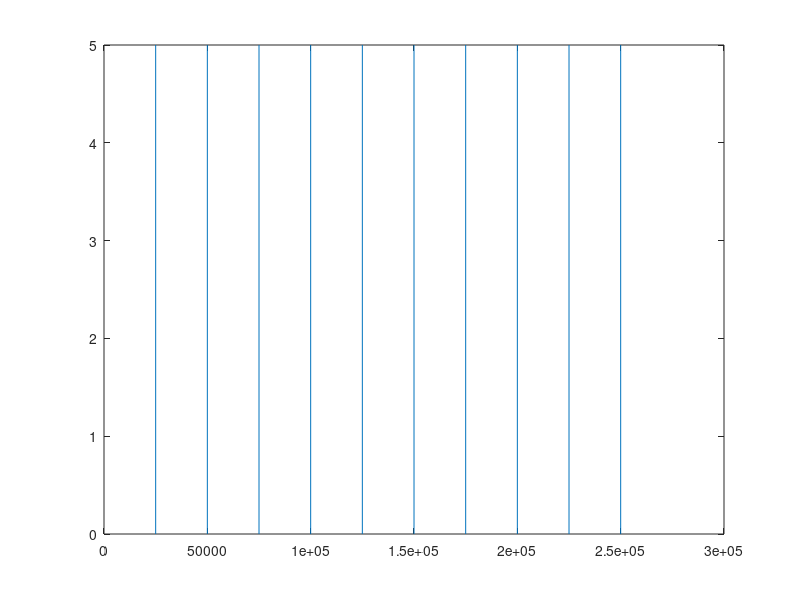

This figure's MATLAB source:
%P=1
%t(P,1)=[90:0.01:450]'
clc
clear all
fs=input('Sampling frequency of sound? (khz)\n note;should be between 5-44 \n')*1000 ; %fs is the sampling frequency of the output sound in datapoint-per-second.default is 8192 Hz, or 8192 datapoint of sound in every second.(5k-44k)
ipseconds=input('Initial pause before sound sequence?(seconds)\n'); %initial pause in seconds
p0=1+(ipseconds*fs);  %p0 is the initial pause, has to be a minimum of 1(almost zero)
z0{1,1}(p0,1)=0;  %creating the column of zeros in the z0 cell
soundseconds=input('Length of sound step?(seconds)\n'); %the length of the sound pulse in seconds
dp=soundseconds*fs; %number of data points.
t(1:dp,1)=1 ; %this is the length of the signal step, in "data points"
A=input('What is the amplitude of the sound pulse?(should be between -1 to 1) \n'); %this is the amplitude
W={A*t};
pseconds=input('Pause after each sound step?(seconds) \n') ; %pause after each sound pulse in seconds
p=1+(pseconds*fs);  %this is the pause after each wave, has to be a minimum of 1(almost zero)
z{1,1}(p,1)=0;  %creating the column of zeros in the z cell.
T(1,1)={z0{1,1}};  %first cell in T is the zeros of z0
times=input('Repetition times of sound sequence?\n (sound sequence is step and pause after, not initial pause) \n');  %how many times the signal repeats
for i=1:2:(2*times)
    T(1+i,1)={W{1,1}}; %adding a row of W values
    T(2+i,1)={z{1,1}} ; %adding a row of zeros from z.
end
m=cell2mat(T);   %converting the rows of numbers(and zeros) in the cells above each other into a single column matrix, or vector.
plot(m)
input('Your sound wave has been compiled and graphed, hit enter to produce it','s');
%sound(m,fs);
audiowrite('audio_pulse.wav', m, fs);
%wavwrite(m,fs,'fs 20k-length 110s-2.5k dps')  %writes the sound into a .wav file in your default matlab folder. the last entry is the name of the file, change it to reflect the variables.
